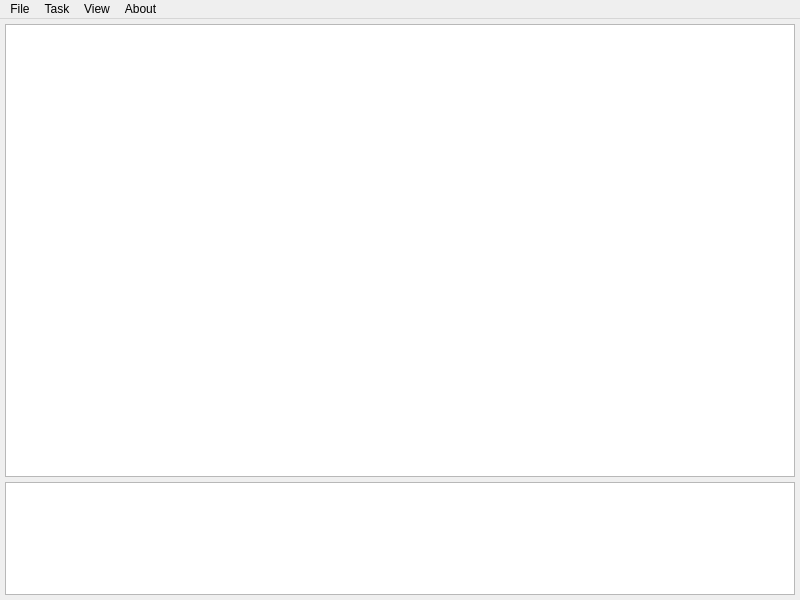
<?xml version="1.0" encoding="UTF-8"?>
<ui version="4.0">
 <class>MainWindow</class>
 <widget class="QMainWindow" name="MainWindow">
  <property name="geometry">
   <rect>
    <x>0</x>
    <y>0</y>
    <width>800</width>
    <height>600</height>
   </rect>
  </property>
  <property name="minimumSize">
   <size>
    <width>600</width>
    <height>400</height>
   </size>
  </property>
  <property name="windowTitle">
   <string>Bakery</string>
  </property>
  <widget class="QWidget" name="centralWidget">
   <layout class="QVBoxLayout" name="verticalLayout" stretch="4,1">
    <property name="spacing">
     <number>5</number>
    </property>
    <property name="leftMargin">
     <number>5</number>
    </property>
    <property name="topMargin">
     <number>5</number>
    </property>
    <property name="rightMargin">
     <number>5</number>
    </property>
    <property name="bottomMargin">
     <number>5</number>
    </property>
    <item>
     <widget class="QListWidget" name="outputsListWidget">
      <property name="autoFillBackground">
       <bool>false</bool>
      </property>
      <property name="verticalScrollMode">
       <enum>QAbstractItemView::ScrollPerPixel</enum>
      </property>
     </widget>
    </item>
    <item>
     <widget class="QListWidget" name="listWidgetLog">
      <property name="minimumSize">
       <size>
        <width>0</width>
        <height>100</height>
       </size>
      </property>
     </widget>
    </item>
   </layout>
  </widget>
  <widget class="QMenuBar" name="menuBar">
   <property name="geometry">
    <rect>
     <x>0</x>
     <y>0</y>
     <width>800</width>
     <height>23</height>
    </rect>
   </property>
   <widget class="QMenu" name="menuFile">
    <property name="title">
     <string>File</string>
    </property>
    <addaction name="actionFileQuit"/>
   </widget>
   <widget class="QMenu" name="menuView">
    <property name="title">
     <string>View</string>
    </property>
    <addaction name="actionViewZoomIn"/>
    <addaction name="actionViewZoomOut"/>
    <addaction name="actionViewResetZoom"/>
   </widget>
   <widget class="QMenu" name="menuAbout">
    <property name="title">
     <string>About</string>
    </property>
    <addaction name="actionAboutAbout"/>
    <addaction name="actionAboutAboutQt"/>
   </widget>
   <widget class="QMenu" name="menuTask">
    <property name="title">
     <string>Task</string>
    </property>
    <addaction name="actionTaskNew"/>
    <addaction name="actionTaskRepeatLast"/>
    <addaction name="actionTaskSaveOutput"/>
    <addaction name="actionTaskTerminateAllPlugins"/>
   </widget>
   <addaction name="menuFile"/>
   <addaction name="menuTask"/>
   <addaction name="menuView"/>
   <addaction name="menuAbout"/>
  </widget>
  <action name="actionFileQuit">
   <property name="text">
    <string>Quit</string>
   </property>
  </action>
  <action name="actionViewZoomIn">
   <property name="text">
    <string>Zoom in</string>
   </property>
   <property name="shortcut">
    <string>+</string>
   </property>
  </action>
  <action name="actionViewZoomOut">
   <property name="text">
    <string>Zoom out</string>
   </property>
   <property name="shortcut">
    <string>-</string>
   </property>
  </action>
  <action name="actionViewResetZoom">
   <property name="text">
    <string>Reset zoom</string>
   </property>
   <property name="shortcut">
    <string>Return</string>
   </property>
  </action>
  <action name="actionAboutAboutQt">
   <property name="text">
    <string>About Qt...</string>
   </property>
   <property name="menuRole">
    <enum>QAction::TextHeuristicRole</enum>
   </property>
  </action>
  <action name="actionTaskNew">
   <property name="text">
    <string>New...</string>
   </property>
   <property name="shortcut">
    <string>Ctrl+N</string>
   </property>
  </action>
  <action name="actionTaskTerminateAllPlugins">
   <property name="text">
    <string>Terminate all plugins</string>
   </property>
   <property name="shortcut">
    <string>Esc</string>
   </property>
  </action>
  <action name="actionTaskSaveOutput">
   <property name="text">
    <string>Save output...</string>
   </property>
   <property name="shortcut">
    <string>Ctrl+S</string>
   </property>
  </action>
  <action name="actionTaskRepeatLast">
   <property name="text">
    <string>Repeat last</string>
   </property>
   <property name="shortcut">
    <string>Ctrl+R</string>
   </property>
  </action>
  <action name="actionAboutAbout">
   <property name="text">
    <string>About Bakery...</string>
   </property>
   <property name="toolTip">
    <string>About Bakery</string>
   </property>
  </action>
 </widget>
 <layoutdefault spacing="6" margin="11"/>
 <resources/>
 <connections/>
</ui>
